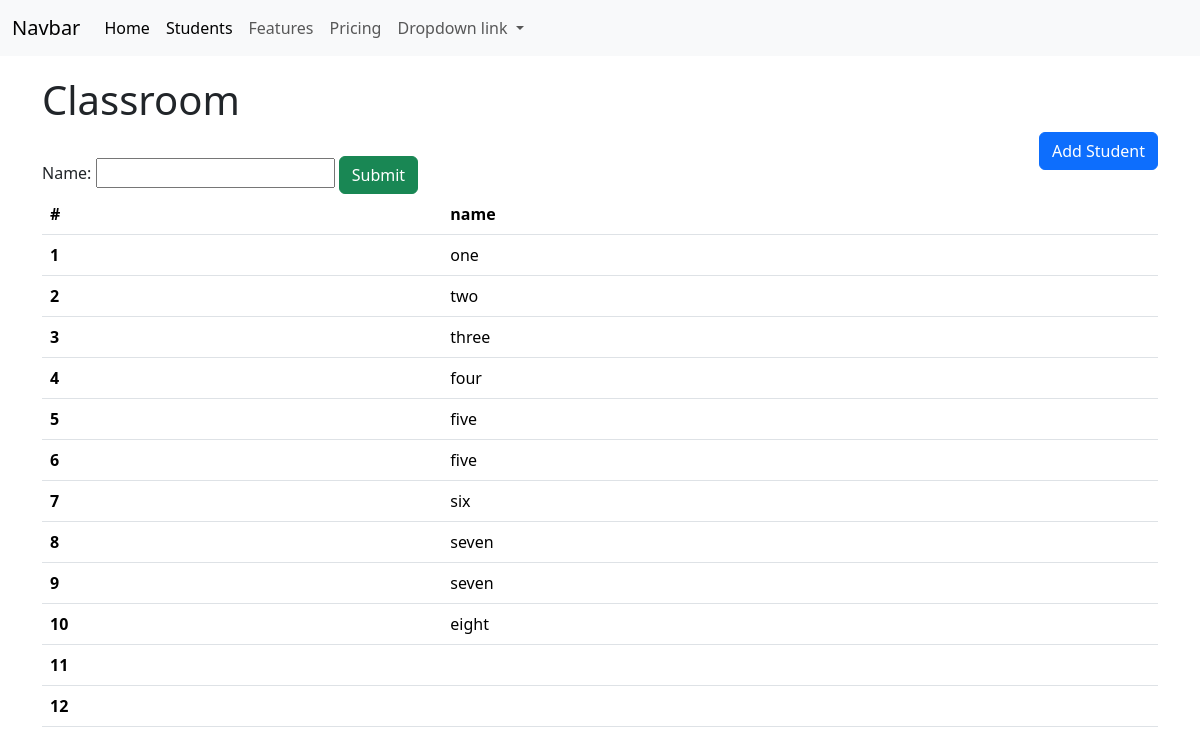
Screenshot of /crud/add-classroom/ with the database file from the repository.
### home/models.py (models this page shows, shortened)
class ClassRoom(models.Model):
    name = models.CharField(max_length=10)

### forms/views.py (the view)
# urls.py: path("add-classroom/", add_classroom, name="add_classroom"),
def add_classroom(request):
    if request.method == "POST":
        clas_name = request.POST.get("classname")
        ClassRoom.objects.create(name=clas_name)
        return redirect("add_classroom")
    else:
        classroom = ClassRoom.objects.all()
        return render(request, template_name="forms/classroom.html", context={"classrooms": classroom})

### forms/templates/forms/classroom.html (shortened to what this page needs)
{% extends 'home/base.html' %}
{% block content %}
<h1>Classroom </h1>
<a href="{% url 'add_student' %}" class="btn btn-primary" style ="float: right"> Add Student</a>
<br>
<form method="post" action="{% url 'add_classroom' %}">
    Name:
    <input name="classname">
    <button type="submit" class="btn btn-success">Submit</button>
</form>
<table class="table">
  <thead>
    <tr>
      <th scope="col">#</th>
      <th scope="col">name </th>
    </tr>
  </thead>
  <tbody>
{% for classroom in classrooms %}
    <tr>
      <th scope="row">{{ forloop.counter }}</th>
      <td>{{classroom.name}}</td>
    </tr>
   {% endfor %}
  </tbody>
</table>
{% endblock %}

### rows the page displays
ClassRoom: name "one"
ClassRoom: name "two"
ClassRoom: name "three"
ClassRoom: name "four"
ClassRoom: name "five"
ClassRoom: name "five"
ClassRoom: name "six"
ClassRoom: name "seven"
ClassRoom: name "seven"
ClassRoom: name "eight"
